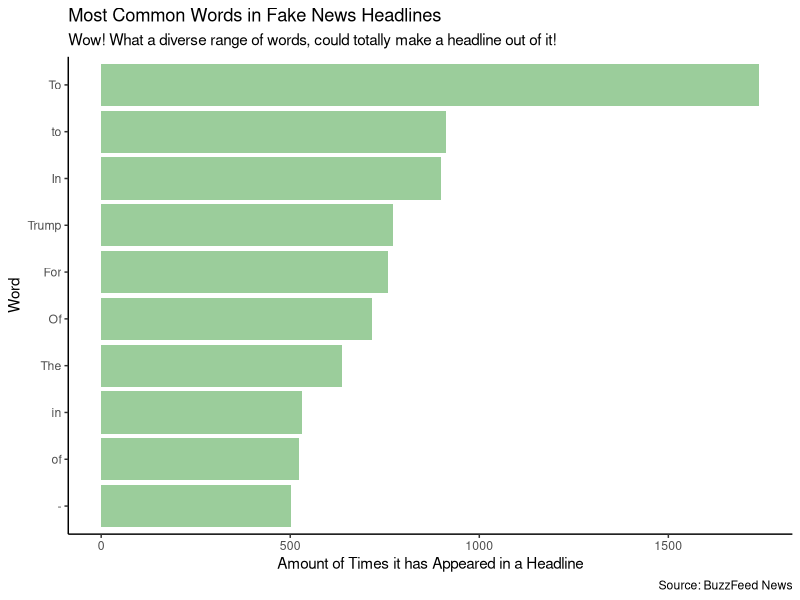
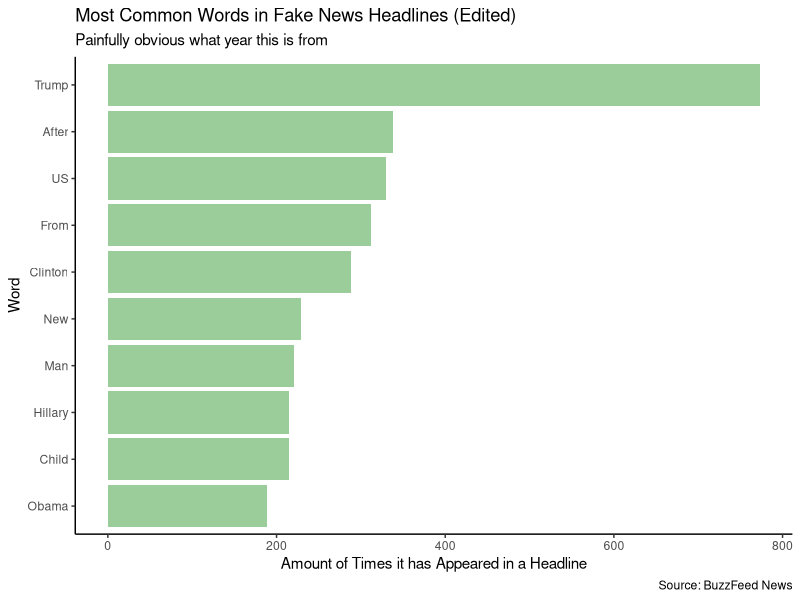
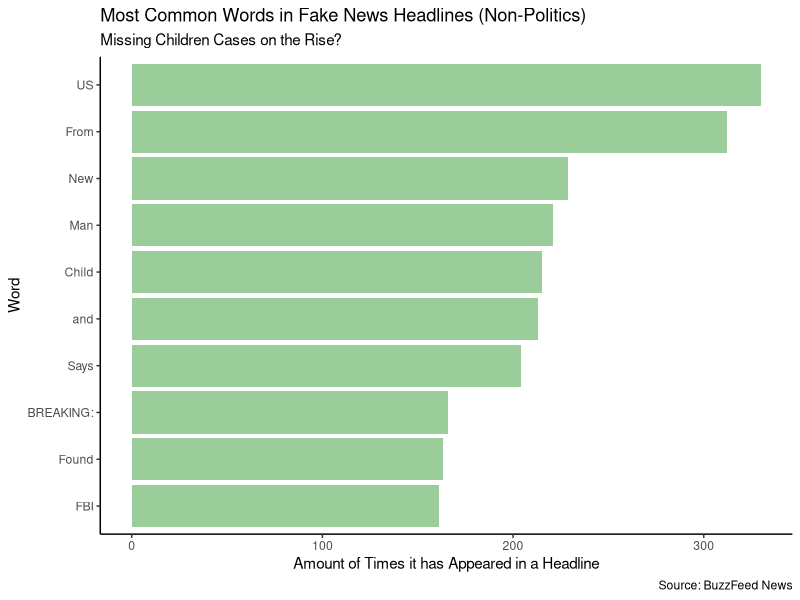
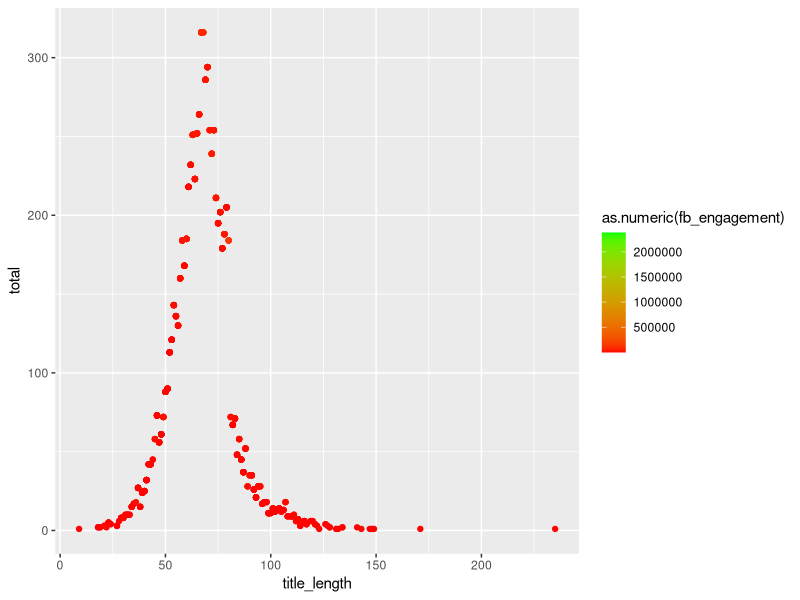

Write R code to recreate these figures, in order.
## ---- chunk 1
knitr::opts_chunk$set(echo = FALSE)
library(tidyverse)
library(tidyr)
library(dplyr)
library(rmarkdown)
library(knitr)
## ---- chunk 2
titledata <- read.csv("newstitleint.csv")
paged_table(titledata) %>% 
 mutate_at(vars(fb_engagement),
            as.integer)
 
## ---- chunk 3
titledata %>%
  select(title, category) %>%
  slice(1:7900) %>% 
  mutate(title = strsplit(as.character(title), " ")) %>% 
  unnest(title) %>% 
  group_by(title) %>% 
  summarize(total = n()) %>% 
  arrange(desc(total)) %>% 
  slice(1:10) %>% 

ggplot(mapping = aes(x = reorder(title, total), y = total))+
  geom_col(fill = "darkseagreen3")+
  theme_classic()+
  coord_flip()+
labs(title = "Most Common Words in Fake News Headlines", 
     subtitle = "Wow! What a diverse range of words, could totally make a headline out of it!", y = "Amount of Times it has Appeared in a Headline", x = "Word", caption = "Source: BuzzFeed News")
## ---- chunk 4
titledata <- read.csv("newstitle1.csv")
removedata <- titledata %>%
  select(title, category) %>%
  slice(1:7900) %>%
  mutate(title = strsplit(as.character(title), " ")) %>%
  unnest(title) %>%
  group_by(title) %>%
  summarize(total = n()) %>%
  arrange(desc(total)) %>%
  slice(1:50)

newdata <- removedata[c(4, 15, 16, 17, 21, 25, 28, 29, 30, 37),]
ggplot(newdata, mapping = aes(x = reorder(title, total), y = total))+
  geom_col(fill = "darkseagreen3")+
  theme_classic()+
  coord_flip()+
labs(title = "Most Common Words in Fake News Headlines (Edited)",
     subtitle = "Painfully obvious what year this is from", y = "Amount of Times it has Appeared in a Headline", x = "Word", caption = "Source: BuzzFeed News")
## ---- chunk 5
titledata <- read.csv("newstitle1.csv")
removedata <- titledata %>%
  select(title, category) %>%
  slice(1:7900) %>%
  mutate(title = strsplit(as.character(title), " ")) %>%
  unnest(title) %>%
  group_by(title) %>%
  summarize(total = n()) %>%
  arrange(desc(total)) %>%
  slice(1:50)

newdata2 <- removedata[c(16, 17, 25, 28, 29, 33, 35, 44, 45, 47),]
ggplot(newdata2, mapping = aes(x = reorder(title, total), y = total))+
  geom_col(fill = "darkseagreen3")+
  theme_classic()+
  coord_flip()+
labs(title = "Most Common Words in Fake News Headlines (Non-Politics)",
     subtitle = "Missing Children Cases on the Rise?", y = "Amount of Times it has Appeared in a Headline", x = "Word", caption = "Source: BuzzFeed News")
## ---- chunk 6
title_length_data <- titledata %>%
  select(title, fb_engagement) %>%
  drop_na() %>% 
  mutate(as.numeric(as.character(fb_engagement))) %>% 
  mutate(title_length = str_length(title))  %>% 
  group_by(title_length) %>% 
  mutate(total = n()) %>% 
  group_by(total) %>% 
  slice(1:10)
## ---- chunk 7
paged_table(title_length_data)

## ---- chunk 8
ggplot(title_length_data, mapping = aes(x = title_length, y = total, color = as.numeric(fb_engagement)))+
  geom_point()+
  scale_colour_gradient(low = "red", 
                       high = "green")
